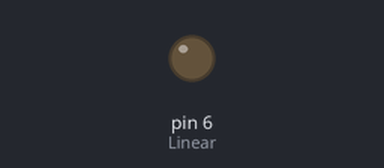
Recording of a sketch running on a simulated Arduino Uno, built with avr-gcc and run on an emulated ATmega328P. Shown: output pins drawn as LEDs (lit = HIGH). What the sketch prints to the serial monitor is not drawn.

Above: at 0.15 s.
Timing chart, 0 to 40.0 s (numbered marks = the images above):
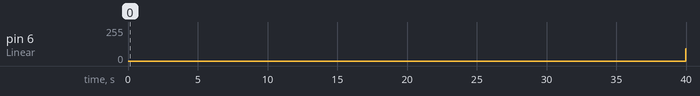

Measured:
- by itself, pin 6 (Linear): 0/255 → 92/255 at 40.0 s

The sketch:

_120502_analogLinearActuator.ino
```cpp
//example 04 (pg57): blink an led like on a sleeping apple computer

const int Linear = 6;   // define what pin the LED is on
int i = 0;  //set a variable i equal to 0
int d = 5;  //set a variable for the delay

void setup(){
  pinMode(Linear,OUTPUT);  //Set the pin the LED is on to an output pin
  Serial.begin(9600);
}

void loop(){
  for(i=0; i<255; i++){  //ramp up the analog signal to LED so light increases
    analogWrite(Linear, i);  //write the analog value of i to the pin the led is on
    delay(d);   //delay for 10ms so we can physically see the change
    Serial.println(i);
  }
  for(i=255; i>0; i--){  //rampd down the analog signal to led so light decreases
    analogWrite(Linear,i);  //write analog value of i to pin the led is on
    delay(d);  //delay for 10ms so we can see the change
        Serial.println(i);
  }
}
```
